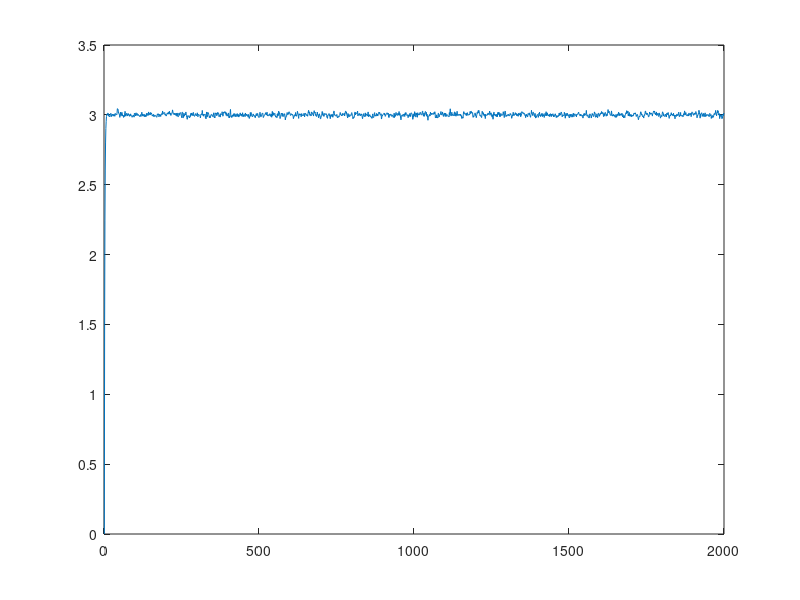

The MATLAB source for this figure: (Note: this script raises an error after producing the figure.)
clear all;
close all;
%Czesc 1
t=1:1:2000;
z=(randn(size(t)))/100;
a = 0.5;
b = 1.5;
u = ones(size(t));
y=zeros(size(t));
for i = 2:length(t)
    y(i) = a*y(i-1) + b*u(i) + z(i);
end
figure(1);
plot(t,y);
%Czesc druga
P=1000*eye(2,2); %Warunek poczatkowy
theta=[0;0]; %Wektor u, y
tmp=0;
y_wy = [];
a = [];
%b = [];
u2 = rand(size(t)); %Generowanie szumu na wejscie
z2 = randn((size(t))); %Generowanie szumu zaklocajacego
for i = 1:length(t)   
   Vec=a*tmp+b*u2(i); 
   Y=Vec+z2(i);
   phi=[tmp;u2(i)];
   P_poprzednie = P;
   P=(P_poprzednie-((P_poprzednie*(phi*phi')*P_poprzednie)/(1+(phi'*P_poprzednie*phi))));
   theta=theta+P*phi*(Y-(phi'*theta));
   tmp = Y;
   y_wy = [y_wy, theta(2)]; %Theta(2) to wyjscie
   %a = [a,theta(1)];
   %b = [b,theta(2)];
end
hold on;
figure(2);
y_wy(size(t)) = y_wy(end);
plot(t,y_wy);

